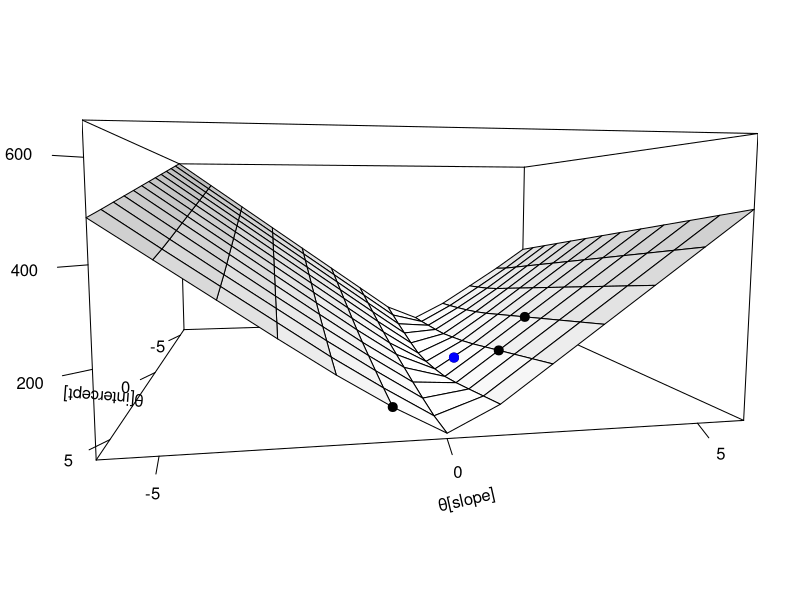
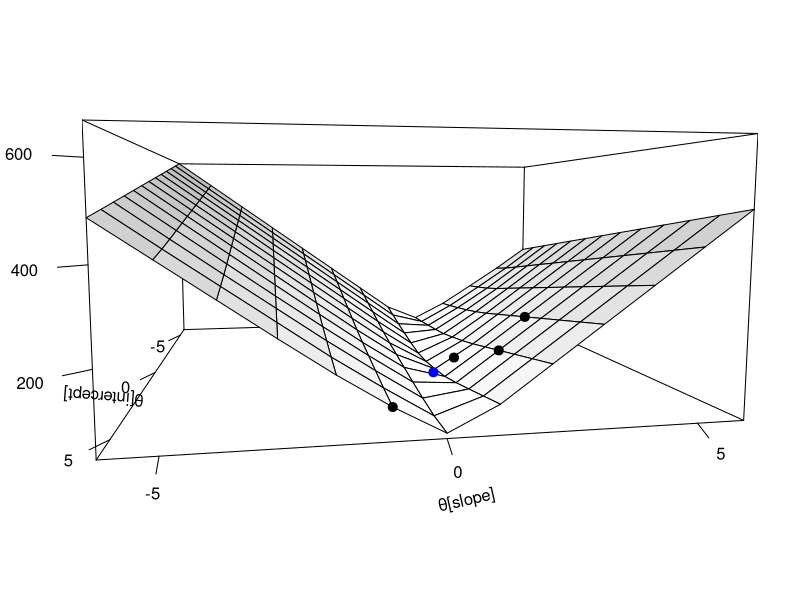

R code for these plots, in order:
## Compare the risk functions of different possible models

#######
#######

make_surface_plot <- function (filename = "figure/ml-basic-riskmin-error-surface.png", include_best = FALSE){
  # Create sample data
  set.seed(1234)
  
  #number of data points
  n <- 15
  
  # errors
  sd <- 2
  eps <- rnorm(n = n , mean = 0, sd = sd)
  
  # x values
  x <- seq (1,10,length.out = n)
  
  #calculate the values of the function with errors
  ##linear model 
  b0 <- 1.25
  b1 <- 0.9
  y <- b0 + b1*x + eps
  
  #propsed thetas
  theta_1 <- c(2, 3,6, 1)
  theta_2 <- c(3, 2,-1, 1.5)
  
  #------------------------------
  risk  <- function (x, y, n, theta_1, theta_2){
    length <- length(theta_1)
    result <- rep(0,length)
    for (i in 1:length){
      result[i] <- sum (abs(y - (theta_1[i] + theta_2[i]*x)))
    }
    result
  }
  
  ########################################################################
  #show table
  ##empirical risk for the differen thetas
  r_emp <- risk(x,y,n, theta_1, theta_2)
  r_emp_best <- risk(x,y,n, b0, b1)
  theta_risk_df <- data.frame( theta_1 = c(theta_1, b0), theta_2 = c(theta_2, b1), r_emp = c(round(r_emp,2),r_emp_best)) 
  theta_risk_df
  
  ################################################################################
  #latex code
  
  library(xtable)
  options(xtable.floating = FALSE)
  options(xtable.timestamp = "")
  
  xtable(theta_risk_df)
  
  ########################################################################
  #-----------------------------
  x1seq = seq(-6,6,1)
  x2seq = seq(-6,6,1)
  m = length(x1seq)
  z = outer(x1seq,x2seq,FUN=function(x1,x2) risk(x,y,n,x1, x2))
  
  
  ##############
  #create interpolating colors
  ##############
  #source: http://www.imsbio.co.jp/RGM/R_rdfile?f=graphics/man/persp.Rd&d=R_rel
  nrz <- nrow(z)
  ncz <- ncol(z)
  # Create a function interpolating colors in the range of specified colors
  jet.colors <- colorRampPalette( c("white", "grey") )
  # Generate the desired number of colors from this palette
  nbcol <- 100
  color <- jet.colors(nbcol)
  # Compute the z-value at the facet centres
  zfacet <- z[-1, -1] + z[-1, -ncz] + z[-nrz, -1] + z[-nrz, -ncz]
  # Recode facet z-values into color indices
  facetcol <- cut(zfacet, nbcol)
  #> persp(x, y, z, col = color[facetcol], phi = 30, theta = -30)
  
  #################
  #create surface plot
  ##################
  
  
  png(file=sprintf(filename))
  #par(mai=rep(0,4)); par(omi=rep(0,4))
  
  #surface 3d plot
  pmat <- persp(x1seq, x2seq, z,
                #theta=75, 
                #phi=55, 
                theta=80, 
                phi=5, 
                r=1, 
                #shade = 1, 
                #axes = TRUE, 
                scale = TRUE, 
                #box = FALSE, 
                expand =  0.5,        # Shrinking/growing of z values
                #border = NA,
                nticks=3, 
                ticktype="detailed", 
                #zlim = c(0, 3),
                xaxs = "i", # get rid of the margins 
                col = color[facetcol],#col = "lightblue",
                xlab = expression("θ[intercept]"), 
                ylab = expression("θ[slope]"),#expression(theta),#expression("θ[slope]"),
                zlab="R_emp")
  
  if (!include_best){
    # add example thetas as dots 
    mypoints = trans3d(theta_1, theta_2, r_emp, pmat = pmat)
    points(mypoints, pch = 19, col = "black", cex = 1.2)
    
    mypoints2 = trans3d(theta_1[4], theta_2[4], r_emp[4], pmat = pmat)
    points(mypoints2, pch = 19, col = "blue", cex = 1.2)
  }
  
  if (include_best){
    # add example thetas as dots 
    mypoints = trans3d(theta_1, theta_2, r_emp, pmat = pmat)
    points(mypoints, pch = 19, col = "black", cex = 1.2)
    
    mypoints2 = trans3d(b0, b1, r_emp_best, pmat = pmat)
    points(mypoints2, pch = 19, col = "blue", cex = 1.2)
  }
  
  
  
  dev.off()
  
  
  
}


make_surface_plot (filename = "figure/ml-basic-riskmin-error-surface.png", include_best = FALSE)
make_surface_plot(filename = "figure/ml-basic-riskmin-error-surface-best.png", include_best = TRUE)
